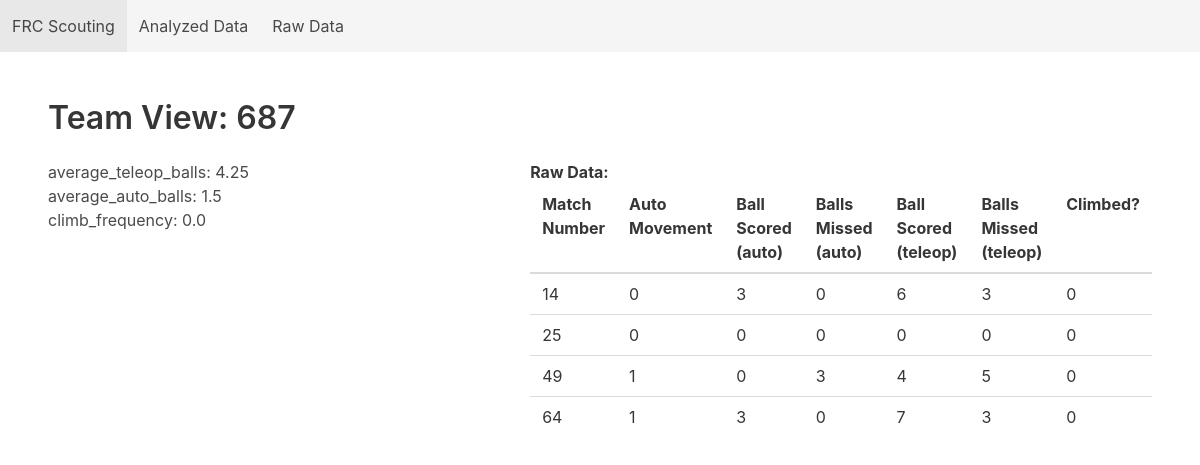
The app's page /team/687 with its own data.
### tables this page shows
CREATE TABLE analyzed_scouting_data(team_number INTEGER, average_teleop_balls REAL, max_teleop_balls INTEGER, average_auto_balls REAL, max_auto_balls INTEGER, climb_frequency REAL);

CREATE TABLE raw_scouting_data (data_id INTEGER PRIMARY KEY AUTOINCREMENT, scout_name TEXT, team_number INTEGER, match_number INTEGER, alliance_color TEXT, auto_movement INTEGER, auto_balls_scored INTEGER, auto_balls_missed INTEGER, teleop_balls_scored INTEGER, teleop_balls_missed INTEGER, climb INTEGER, comment TEXT);

### app.py (the view)
@app.route("/team/<int:team>")
def team_view(team : int):
    if (db.contains_team_number(team)):
        title_string = "Team View: " + str(team)
        print(db.get_analyzed_data_highlights(team)[0])
        return flask.render_template("team_view.html", title=title_string, headers=data.raw_match_data_headers_687, raw_match_data = db.get_raw_data_by_team_anonymous(team), highlights=db.get_analyzed_data_highlights(team)[0], robot_image=db.get_team_image(team))
    else:
         return flask.render_template("base.html", title=f"Data for Team #{team} is not available")

### database.py (called while the page is built)
    def execute_return_query(self, query_text,  *parameters, headers=True):
        conn = sqlite3.connect(self.filename)
        cur = conn.cursor()
        cur.execute(query_text, parameters)
        column_names = []
        for column in cur.description:
            column_names.append(column[0])
        rows = cur.fetchall()
        if (headers):
            dicts = []
            for row in rows:
                d = dict(zip(column_names, row))
                dicts.append(d)
            conn.close()
            return dicts
        else:
            return rows

    def get_raw_data_by_team_anonymous(self, team_number : int):
        query = 'SELECT match_number, auto_movement, auto_balls_scored, auto_balls_missed, teleop_balls_scored, teleop_balls_missed, climb FROM raw_scouting_data WHERE team_number = ?;'
        return self.execute_return_query(query, team_number, headers=False)

    def get_team_image(self, team_number : int):
        query = 'SELECT image_url FROM team_images WHERE team_number = ?;'
        return self.execute_return_query(query, team_number, headers=False)[0][0]

    def contains_team_number(self, team_number):
        query = 'SELECT COUNT(*) FROM raw_scouting_data WHERE team_number = ?;'
        return self.execute_return_query(query, team_number, headers=False)[0][0] > 0

    def get_analyzed_data_highlights(self, team_number):
        query = 'SELECT average_teleop_balls, average_auto_balls, climb_frequency FROM analyzed_scouting_data WHERE team_number = ?;'
        return self.execute_return_query(query, team_number)

### templates/team_view.html
{% extends 'base.html' %}
{% block content %}
    <div class="columns">
        <div class="column">
            {% for (title, value) in highlights.items() %}
                <h3>{{title}}: {{value}}</h3>
            {% endfor %}
        </div>
        <div class="column">
            <h2> <strong> Raw Data: </strong></h2>
            <table class="table">
                <thead>
                    {% for header in headers %}
                        <th> {{header}} </th>
                    {% endfor %}
                </thead>
                <tbdody>
                    {% for row in raw_match_data %}
                        <tr>
                            {% for data in row %}
                                <td>{{data}}</td>
                            {% endfor %}
                        </tr>
                    {% endfor %}
                </tbdody>
            </table>
        </div>
    </div>
{% endblock %}

### records on screen
analyzed_scouting_data: title "average_teleop_balls", average_teleop_balls "4.25", title "average_auto_balls", average_auto_balls "1.5", title "climb_frequency", climb_frequency "0.0"
raw_scouting_data: row "14" "0" "3" "0" "6" "3" "0"
raw_scouting_data: row "25" "0" "0" "0" "0" "0" "0"
raw_scouting_data: row "49" "1" "0" "3" "4" "5" "0"
raw_scouting_data: row "64" "1" "3" "0" "7" "3" "0"

### other values on screen
{{ title }} "Team View: 687"
{{ header }} "Match Number" "Auto Movement" "Ball Scored (auto)" "Balls Missed (auto)" "Ball Scored (teleop)" "Balls Missed (teleop)" "Climbed?"
